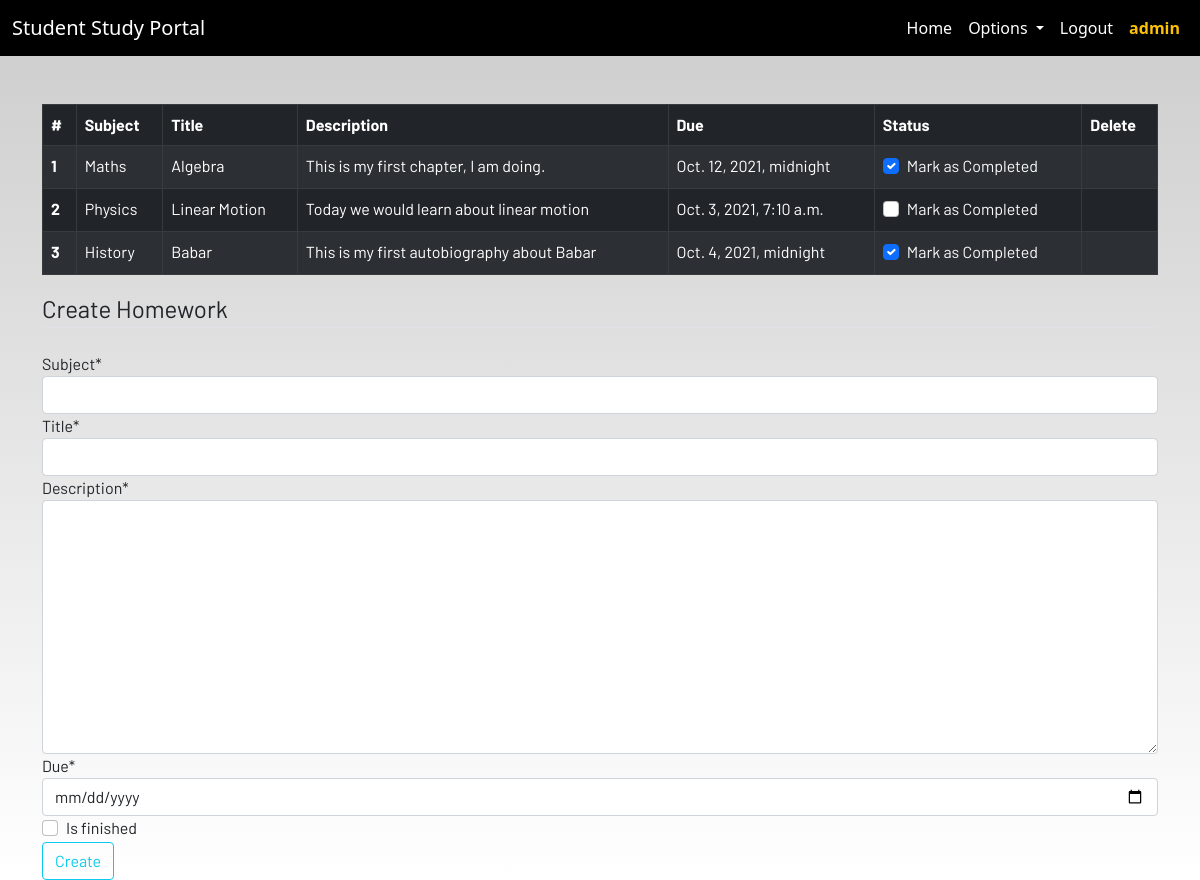
Screenshot of /homework/ (signed in) with the database file from the repository.
### dashboard/models.py (models this page shows)
class Homework(models.Model):
    user = models.ForeignKey(User, on_delete = models.CASCADE)
    subject = models.CharField(max_length = 50)
    title = models.CharField(max_length = 100)
    description = models.TextField()
    due = models.DateTimeField()
    is_finished = models.BooleanField(default = False)
    def __str__(self):
        return self.title
    class Meta:
        verbose_name = "Homework"
        verbose_name_plural = "Homework"

### dashboard/views.py (the view)
# urls.py: path("homework/", views.homework, name = "homework"),
@login_required
def homework(request):
    homework = Homework.objects.filter(user = request.user)
    print(homework)
    form = HomeworkForm()
    if request.method == "POST":
        form = HomeworkForm(request.POST)
        if form.is_valid:
            try:
                finished = request.POST["is_finished"]
                if finished == "on":
                    finished = True
                else:
                    finished = False
            except:
                finished = False
            homeworks = Homework(
                user = request.user,
                subject = request.POST["subject"],
                title = request.POST["title"],
                description = request.POST["description"],
                due = request.POST["due"],
                is_finished = finished
            )
            homeworks.save()
            messages.success(request, f"Homeworkfrom {request.user.username} is added Successfully")
    else:
        form = HomeworkForm()
    if len(homework) == 0:
        homework_done = True
    else:
        homework_done = False
    context = {
        "homework":homework,
        "homework_done":homework_done,
        "form":form
    }
    return render(request, "dashboard/homework.html", context)

### dashboard/forms.py
class HomeworkForm(forms.ModelForm):
    class Meta:
        model = Homework
        fields = ["subject", "title", "description", "due", "is_finished"]
        widgets = {"due":DateTimeInput()}

### dashboard/templates/dashboard/homework.html (shortened to what this page needs)
{% extends 'dashboard/base.html' %}
{% load static %}
{% block content %}
{% load crispy_forms_tags%}
<div class="container">
    {% if  homework_done == False %}
    <table class="table table-striped table-bordered table-hover table-dark">
        <thead>
            <tr>
                <th scope="col">#</th>
                <th scope="col">Subject</th>
                <th scope="col">Title</th>
                <th scope="col">Description</th>
                <th scope="col">Due</th>
                <th scope="col">Status</th>
                <th scope="col">Delete</th>
            </tr>
        </thead>
        <tbody>
            {% for i in homework%}
            <tr>
                <th scope="row">{{forloop.counter}}</th>
                <td>{{i.subject}}</td>
                <td>{{i.title}}</td>
                <td>{{i.description}}</td>
                <td>{{i.due}}</td>
                <td>
                    <a href="/update_homework/{{i.id}}/">
                        <div class="form-check">
                            {% if i.is_finished == True %}
                            <input class="form-check-input" type="checkbox" value="" checked>
                            {% else %}
                            <input class="form-check-input" type="checkbox" value="" >
                            {% endif %}
                            <label class="form-check-label text-light" for="flexCheckDefault">
                                Mark as Completed
                            </label>
                        </div>
                    </a>
                </td>
                <td><a href="/delete_homework/{{i.id}}/"></a></td>
            </tr>
            {% endfor %}
        </tbody>
    </table>
    {% else %}
    <h4>All homeworks are completed!! Create to have more!!</h4>
    {% endif %}
</div>
<div class=" container">
    <form method="POST">
        <fieldset class="form-group">
            <legend class="border-bottom mb-4">Create Homework</legend>
        </fieldset>
        {{form|crispy}}
        <div class="form-group">
            <button href="" class="btn btn-outline-info" type="submit">
                Create
            </button>
        </div>
    </form>
</div>
{% endblock content %}

### dashboard/templates/dashboard/base.html (shortened to what this page needs)
<!DOCTYPE html>
{% load static %}
<html lang="en">
<head>
  <link href="https://cdn.jsdelivr.net/npm/bootstrap@5.1.0/dist/css/bootstrap.min.css" rel="stylesheet">
  <link rel="stylesheet" href="{% static 'dashboard/css/main.css' %}" />
</head>
<body>
  <header>
    <nav class="navbar navbar-expand-lg navbar-dark bg-dark">
      <div class="container-fluid">
        <a class="navbar-brand" href="/">Student Study Portal</a>
        <div class="collapse navbar-collapse justify-content-end" id="navbarSupportedContent">
          <ul class="navbar-nav mb-2 mb-lg-0">
            <li class="nav-item">
              <a class="nav-link active" aria-current="page" href="/">Home</a>
            </li>
            {% if request.user.is_authenticated %}
            <li class="nav-item dropdown">
              <a class="nav-link dropdown-toggle active" href="#" id="navbarDropdown" role="button" data-toggle="dropdown"
                aria-haspopup="true" aria-expanded="false">
                Options
              </a>
            </li>
            <li class="nav-item">
              <a class="nav-link active" href="/logout/">Logout</a>
            </li>
            <li class="nav-item fw-bold">
              <a class="nav-link active text-warning" style = "font-weight:600;" aria-current="page" href="">{{request.user}}</a>
            </li>
            {%  endif %}
          </ul>
        </div>
      </div>
    </nav>
  </header>
  <br /><br />
  <main>
    {% block content %}
    {% endblock content %}
  </main>
</body>
</html>

### dashboard/static/dashboard/css/main.css (style rules this page uses)
html { scroll-behavior: smooth; height: 100%; width: 100%; }
main { font-family: Barlow, Quicksand, Rubik, sans-serif, serif, 'Times New Roman', Times, serif !important; }
.navbar { background-color: rgb(0, 0, 0) !important; }
a { text-decoration: none !important; color: black; }
html, body { max-width: 100%; overflow-x: hidden; height: 100%; width: 100%; }
body { background: linear-gradient(rgba(0, 0, 0, 0.2), rgba(255, 255, 255, 0.5)); overflow-x: hidden; background-repeat: no-repeat; }

### rows the page displays
Homework: subject "Maths", title "Algebra", description "This is my first chapter, I am doing.", due "Oct. 12, 2021, midnight"
Homework: subject "Physics", title "Linear Motion", description "Today we would learn about linear motion", due "Oct. 3, 2021, 7:10 a.m."
Homework: subject "History", title "Babar", description "This is my first autobiography about Babar", due "Oct. 4, 2021, midnight"

### other values shown
{{ request.user }} "admin"
